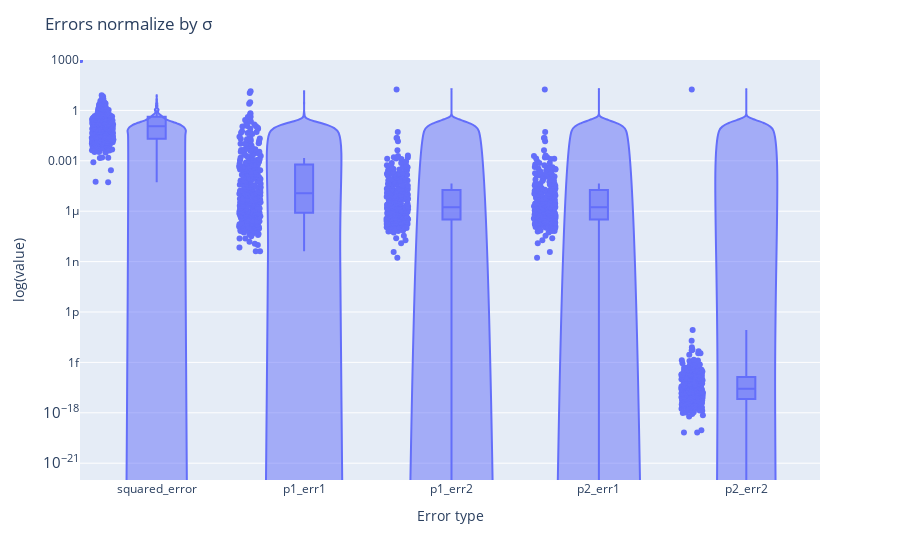

Notebook code for this chart:
### Code cell
# violin plots of the errors
kinetics_df_positive_errors = kinetics_df
for errors in ["p1_err1", "p1_err2", "p2_err1", "p2_err2"]:
    kinetics_df_positive_errors[errors] = kinetics_df_positive_errors[errors].apply(lambda x: np.absolute(x))
fig = px.violin(kinetics_df_positive_errors, y=["squared_error", "p1_err1", "p1_err2", "p2_err1", "p2_err2"], box=True, points="all", log_y=True)
fig.update_layout(title="Errors normalize by \u03C3", xaxis_title="Error type", yaxis_title="value", yaxis=dict(title="log(value)", range=(-22, 3)))
fig.show()

### Figure 1 — Plotly figure (JSON) as saved in the notebook; plotly's stock layout.template omitted (floating-point values rounded to 4 significant figures; data arrays with more than 128 entries replaced by an {"elided": "..."} marker saying what was removed)
{"data": [{"alignmentgroup": "True", "box": {"visible": true}, "hovertemplate": "variable=%{x}<br>value=%{y}<extra></extra>", "legendgroup": "", "marker": {"color": "#636efa"}, "name": "", "offsetgroup": "", "orientation": "v", "points": "all", "scalegroup": "True", "showlegend": false, "x": {"elided": "1585 str values"}, "x0": " ", "xaxis": "x", "y": {"elided": "1585 float values"}, "y0": " ", "yaxis": "y", "type": "violin"}], "layout": {"xaxis": {"anchor": "y", "domain": [0.0, 1.0], "title": {"text": "Error type"}}, "yaxis": {"anchor": "x", "domain": [0.0, 1.0], "title": {"text": "log(value)"}, "type": "log", "range": [-22, 3]}, "legend": {"tracegroupgap": 0}, "margin": {"t": 60}, "violinmode": "group", "title": {"text": "Errors normalize by σ"}}}
